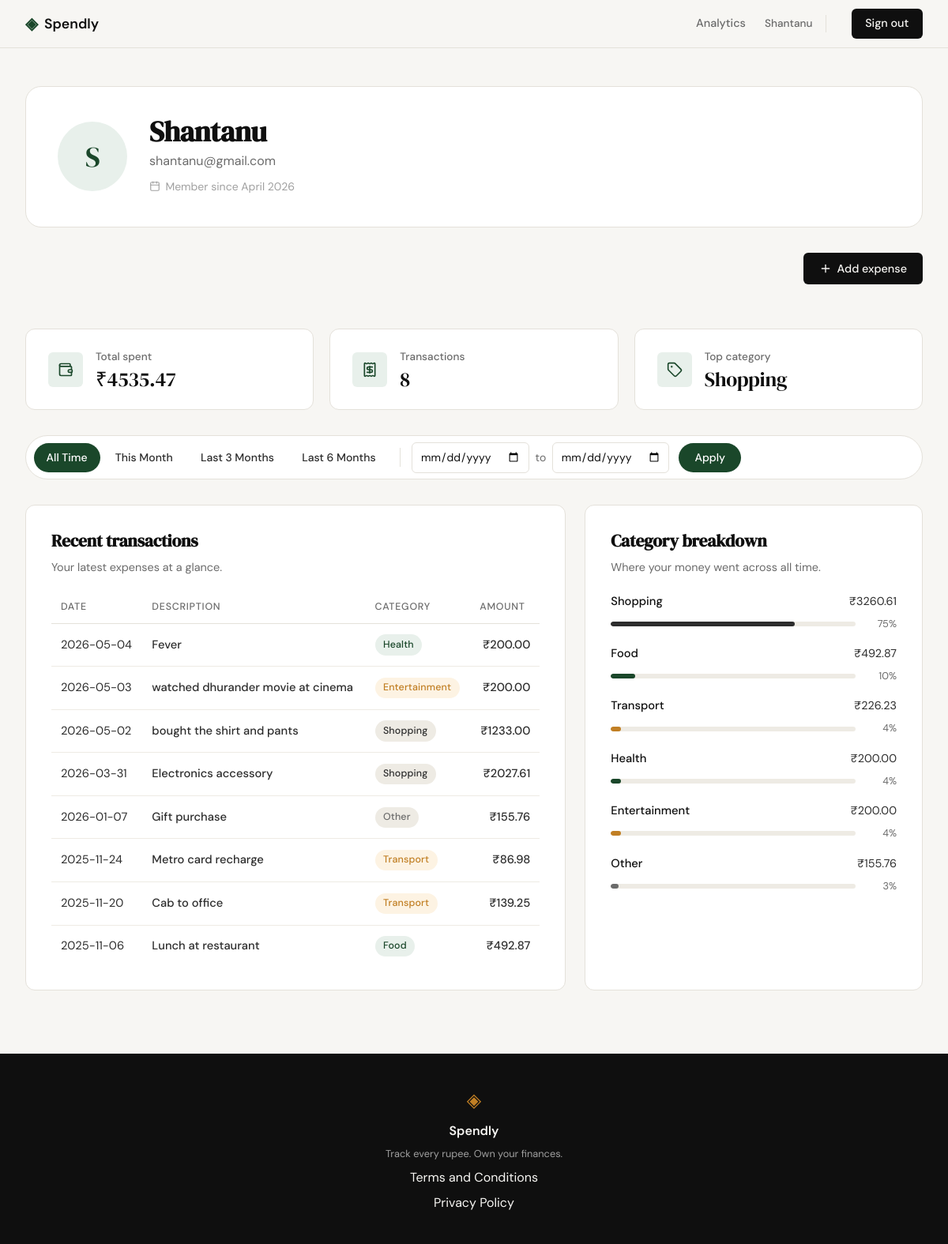
/profile (signed in), run on the app's committed database.
### tables this page shows
CREATE TABLE users (
            id           INTEGER PRIMARY KEY AUTOINCREMENT,
            name         TEXT    NOT NULL,
            email        TEXT    UNIQUE NOT NULL,
            password_hash TEXT   NOT NULL,
            created_at   TEXT    DEFAULT (datetime('now'))
        );

CREATE TABLE expenses (
            id          INTEGER PRIMARY KEY AUTOINCREMENT,
            user_id     INTEGER NOT NULL REFERENCES users(id),
            amount      REAL    NOT NULL,
            category    TEXT    NOT NULL,
            date        TEXT    NOT NULL,
            description TEXT,
            created_at  TEXT    DEFAULT (datetime('now'))
        );

### app.py (the view)
@app.route("/profile")
def profile():
    if not session.get("user_id"):
        return redirect(url_for("login"))
    user_id = session["user_id"]
    date_from = _parse_iso_date(request.args.get("date_from"))
    date_to   = _parse_iso_date(request.args.get("date_to"))
    user         = get_user_by_id(user_id)
    stats        = get_summary_stats(user_id, date_from=date_from, date_to=date_to)
    transactions = get_recent_transactions(user_id, date_from=date_from, date_to=date_to)
    categories   = get_category_breakdown(user_id, date_from=date_from, date_to=date_to)
    presets = _build_presets(datetime.date.today())
    active_preset = None
    if date_from is None and date_to is None:
        active_preset = "all_time"
    else:
        for name, (p_from, p_to) in presets.items():
            if date_from == p_from and date_to == p_to:
                active_preset = name
                break
    return render_template(
        "profile.html",
        user=user,
        stats=stats,
        transactions=transactions,
        categories=categories,
        date_from=date_from,
        date_to=date_to,
        active_preset=active_preset,
        presets=presets,
        filter_label_from=_format_label(date_from),
        filter_label_to=_format_label(date_to),
    )

### app.py (called while the page is built)
def _parse_iso_date(value):
    if not value:
        return None
    try:
        datetime.date.fromisoformat(value)
        return value
    except ValueError:
        return None

def _format_label(value):
    if not value:
        return None
    try:
        return datetime.date.fromisoformat(value).strftime("%d %b %Y")
    except ValueError:
        return None

def _months_ago_start(today, n):
    month = today.month - n
    year = today.year
    while month <= 0:
        month += 12
        year -= 1
    return datetime.date(year, month, 1).isoformat()

def _build_presets(today):
    return {
        "this_month":    (today.replace(day=1).isoformat(), today.isoformat()),
        "last_3_months": (_months_ago_start(today, 3), today.isoformat()),
        "last_6_months": (_months_ago_start(today, 6), today.isoformat()),
    }

### database/db.py (called while the page is built)
def get_db():
    conn = sqlite3.connect(DB_PATH)
    conn.row_factory = sqlite3.Row
    conn.execute("PRAGMA foreign_keys = ON")
    return conn

### database/queries.py (called while the page is built)
def _date_clause(date_from, date_to):
    parts, params = [], []
    if date_from:
        parts.append("AND date >= ?")
        params.append(date_from)
    if date_to:
        parts.append("AND date <= ?")
        params.append(date_to)
    return (" " + " ".join(parts) if parts else "", params)

def get_user_by_id(user_id):
    conn = get_db()
    row = conn.execute(
        "SELECT id, name, email, created_at FROM users WHERE id = ?",
        (user_id,),
    ).fetchone()
    conn.close()
    if row is None:
        return None
    dt = datetime.datetime.fromisoformat(row["created_at"])
    member_since = dt.strftime("%B %Y")
    words = row["name"].split()
    if len(words) == 1:
        initials = words[0][0].upper()
    else:
        initials = words[0][0].upper() + words[-1][0].upper()
    return {
        "name": row["name"],
        "email": row["email"],
        "initials": initials,
        "member_since": member_since,
    }

### templates/profile.html (shortened to what this page needs)
{% extends "base.html" %}
{% block head %}
<link rel="stylesheet" href="{{ url_for('static', filename='css/profile.css') }}">
{% endblock %}
{% block content %}
<section class="profile-section">
    <div class="profile-inner">
        <header class="profile-header">
            <div class="profile-avatar">{{ user.initials }}</div>
            <div class="profile-identity">
                <h1 class="profile-name">{{ user.name }}</h1>
                <p class="profile-email">{{ user.email }}</p>
                <p class="profile-meta">
                    <i data-lucide="calendar"></i>
                    <span>Member since {{ user.member_since }}</span>
                </p>
            </div>
        </header>
        <div class="profile-actions">
            <a href="{{ url_for('add_expense') }}" class="btn-primary">
                <i data-lucide="plus"></i> Add expense
            </a>
        </div>
        <div class="profile-stats">
            <article class="stat-card">
                <div class="stat-icon"><i data-lucide="wallet"></i></div>
                <div class="stat-body">
                    <p class="stat-label">Total spent</p>
                    <p class="stat-value">₹{{ stats.total_spent }}</p>
                </div>
            </article>
            <article class="stat-card">
                <div class="stat-icon"><i data-lucide="receipt"></i></div>
                <div class="stat-body">
                    <p class="stat-label">Transactions</p>
                    <p class="stat-value">{{ stats.transaction_count }}</p>
                </div>
            </article>
            <article class="stat-card">
                <div class="stat-icon"><i data-lucide="tag"></i></div>
                <div class="stat-body">
                    <p class="stat-label">Top category</p>
                    <p class="stat-value">{{ stats.top_category }}</p>
                </div>
            </article>
        </div>
        <form class="filter-bar" method="get" action="{{ url_for('profile') }}">
            <div class="filter-presets">
                <a href="{{ url_for('profile') }}"
                   class="filter-preset {% if active_preset == 'all_time' %}filter-preset--active{% endif %}">All Time</a>
                <a href="{{ url_for('profile', date_from=presets['this_month'][0], date_to=presets['this_month'][1]) }}"
                   class="filter-preset {% if active_preset == 'this_month' %}filter-preset--active{% endif %}">This Month</a>
                <a href="{{ url_for('profile', date_from=presets['last_3_months'][0], date_to=presets['last_3_months'][1]) }}"
                   class="filter-preset {% if active_preset == 'last_3_months' %}filter-preset--active{% endif %}">Last 3 Months</a>
                <a href="{{ url_for('profile', date_from=presets['last_6_months'][0], date_to=presets['last_6_months'][1]) }}"
                   class="filter-preset {% if active_preset == 'last_6_months' %}filter-preset--active{% endif %}">Last 6 Months</a>
            </div>
            <div class="filter-range">
                <input type="date" id="date_from" name="date_from" value="{{ date_from or '' }}">
                <span class="filter-range-sep">to</span>
                <input type="date" id="date_to" name="date_to" value="{{ date_to or '' }}">
            </div>
            <button type="submit" class="filter-apply">Apply</button>
        </form>
        <div class="profile-grid">
            <section class="profile-card tx-card">
                <header class="card-header">
                    <h2 class="card-title">Recent transactions</h2>
                    <p class="card-subtitle">Your latest expenses at a glance.</p>
                </header>
                <div class="tx-table-wrap">
                    <table class="tx-table">
                        <thead>
                            <tr>
                                <th>Date</th>
                                <th>Description</th>
                                <th>Category</th>
                                <th class="tx-amount-col">Amount</th>
                            </tr>
                        </thead>
                        <tbody>
                            {% for tx in transactions %}
                            <tr>
                                <td class="tx-date">{{ tx.date }}</td>
                                <td class="tx-desc">{{ tx.description }}</td>
                                <td>
                                    <span class="tx-badge badge-{{ tx.category | lower }}">{{ tx.category }}</span>
                                </td>
                                <td class="tx-amount">₹{{ tx.amount }}</td>
                            </tr>
                            {% endfor %}
                        </tbody>
                    </table>
                </div>
            </section>
            <section class="profile-card cat-card">
                <header class="card-header">
                    <h2 class="card-title">Category breakdown</h2>
                    <p class="card-subtitle">
                        {% if active_preset == 'this_month' %}Where your money went this month.
                        {% elif active_preset == 'all_time' %}Where your money went across all time.
                        {% else %}Where your money went in the selected period.{% endif %}
                    </p>
                </header>
                <ul class="cat-list">
                    {% for cat in categories %}
                    <li class="cat-row">
                        <div class="cat-row-top">
                            <span class="cat-name">{{ cat.name }}</span>
                            <span class="cat-amount">₹{{ cat.amount }}</span>
                        </div>
                        <div class="cat-bar">
                            <div class="cat-bar-fill badge-{{ cat.name | lower }}" style="width: {{ cat.percent }}%"></div>
                        </div>
                        <span class="cat-percent">{{ cat.percent }}%</span>
                    </li>
                    {% endfor %}
                </ul>
            </section>
        </div>
    </div>
</section>
{% endblock %}

### templates/base.html (shortened to what this page needs)
<!DOCTYPE html>
<html lang="en">
<head>
    <link rel="stylesheet" href="{{ url_for('static', filename='css/style.css') }}">
    {% block head %}{% endblock %}
</head>
<body>
    <nav class="navbar">
        <div class="nav-inner">
            <a href="{{ url_for('landing') }}" class="nav-brand">
                <span class="brand-icon">◈</span>
                <span class="brand-name">Spendly</span>
            </a>
            <div class="nav-links">
                {% if session.get('user_id') %}
                <a href="{{ url_for('analytics') }}" class="nav-link {% if request.endpoint == 'analytics' %}is-active{% endif %}">Analytics</a>
                <a href="{{ url_for('profile') }}" class="nav-user">{{ session.get('user_name') }}</a>
                <a href="{{ url_for('logout') }}" class="nav-cta">Sign out</a>
                {% else %}
                <a href="{{ url_for('login') }}">Sign in</a>
                <a href="{{ url_for('register') }}" class="nav-cta">Get started</a>
                {% endif %}
            </div>
        </div>
    </nav>
    <main class="main-content">
        {% block content %}{% endblock %}
    </main>
    <footer class="footer">
        <div class="footer-inner">
            <span class="brand-icon">◈</span>
            <span class="footer-name">Spendly</span>
            <p class="footer-copy">Track every rupee. Own your finances.</p>
            <a href="{{ url_for('terms') }}">Terms and Conditions</a>
            <a href="{{ url_for('privacy') }}">Privacy Policy</a>
        </div>
    </footer>
</body>
</html>

### static/css/style.css (style rules this page uses)
:root { --ink: #0f0f0f; --ink-soft: #2d2d2d; --ink-muted: #6b6b6b; --ink-faint: #a0a0a0; --paper: #f7f6f3; --paper-warm: #f0ede6; --paper-card: #ffffff; --accent: #1a472a; --accent-light: #e8f0eb; --accent-2: #c17f24; --accent-2-light: #fdf3e3; --danger: #c0392b; --danger-light: #fdecea; --border: #e4e1da; --border-soft: #eeebe4; --font-display: 'DM Serif Display', Georgia, serif; --font-body: 'DM Sans', system-ui, sans-serif; --max-width: 1200px; --auth-width: 440px; --radius-sm: 6px; --radius-md: 12px; --radius-lg: 20px; }
*, *::before, *::after { box-sizing: border-box; margin: 0; padding: 0; }
html { font-size: 16px; scroll-behavior: smooth; }
body { background: var(--paper); color: var(--ink); font-family: var(--font-body); font-size: 1rem; line-height: 1.6; -webkit-font-smoothing: antialiased; }
a { color: inherit; text-decoration: none; }
.navbar { position: sticky; top: 0; z-index: 100; background: var(--paper); border-bottom: 1px solid var(--border); padding: 0 2rem; }
.nav-inner { max-width: var(--max-width); margin: 0 auto; height: 60px; display: flex; align-items: center; justify-content: space-between; }
.nav-brand { display: flex; align-items: center; gap: 0.5rem; font-family: var(--font-body); font-weight: 600; font-size: 1.1rem; color: var(--ink); }
.brand-icon { color: var(--accent); font-size: 1.3rem; }
.brand-name { color: var(--ink); }
.nav-links { display: flex; align-items: center; gap: 1.5rem; font-size: 0.9rem; font-weight: 500; }
.nav-links a { color: var(--ink-muted); transition: color 0.2s; }
.nav-cta { background: var(--ink) !important; color: var(--paper) !important; padding: 0.45rem 1.1rem; border-radius: var(--radius-sm); transition: background 0.2s !important; }
.nav-link { color: var(--ink-muted); font-size: 0.9rem; font-weight: 500; transition: color 0.2s; }
.nav-user { color: var(--ink-muted); font-size: 0.85rem; font-weight: 500; padding-right: 1rem; border-right: 1px solid var(--border); margin-right: 0.5rem; transition: color 0.2s; }
.main-content { min-height: calc(100vh - 60px - 100px); }
.btn-primary { display: inline-block; background: var(--ink); color: var(--paper); padding: 0.8rem 1.75rem; border-radius: var(--radius-sm); font-family: var(--font-body); font-size: 0.95rem; font-weight: 500; cursor: pointer; border: none; transition: background 0.2s; text-decoration: none; }
.footer { background: var(--ink); color: var(--paper); padding: 2.5rem 2rem; text-align: center; }
.footer-inner { display: flex; flex-direction: column; align-items: center; gap: 0.4rem; }
.footer .brand-icon { color: var(--accent-2); font-size: 1.5rem; }
.footer-name { font-weight: 600; font-size: 1rem; }
.footer-copy { font-size: 0.8rem; color: var(--ink-faint); }
.profile-actions { display: flex; justify-content: flex-end; margin-bottom: 1.5rem; }
.profile-actions .btn-primary { display: inline-flex; align-items: center; gap: 0.4rem; font-size: 0.9rem; padding: 0.55rem 1.25rem; }
.profile-actions .btn-primary svg { width: 16px; height: 16px; }

### data on the page
users: get "Shantanu", name "Shantanu", email "shantanu@gmail.com"
expenses: date "2026-05-04", description "Fever", category "Health", amount "200.00", name "Health", percent "4"
expenses: date "2026-05-03", description "watched dhurander movie at cinema", category "Entertainment", amount "200.00", name "Entertainment", percent "4"
expenses: date "2026-05-02", description "bought the shirt and pants", category "Shopping", amount "1233.00"
expenses: date "2026-03-31", description "Electronics accessory", category "Shopping", amount "2027.61"
expenses: date "2026-01-07", description "Gift purchase", category "Other", amount "155.76", name "Other", percent "3"
expenses: date "2025-11-24", description "Metro card recharge", category "Transport", amount "86.98"
expenses: date "2025-11-20", description "Cab to office", category "Transport", amount "139.25"
expenses: date "2025-11-06", description "Lunch at restaurant", category "Food", amount "492.87", name "Food", percent "10"

### other printed values
{{ user.initials }} "S"
{{ user.member_since }} "April 2026"
{{ stats.total_spent }} "4535.47"
{{ stats.transaction_count }} "8"
{{ stats.top_category }} "Shopping"
{{ cat.name }} "Shopping" "Transport"
{{ cat.amount }} "3260.61" "226.23"
{{ cat.percent }} "75" "4"
